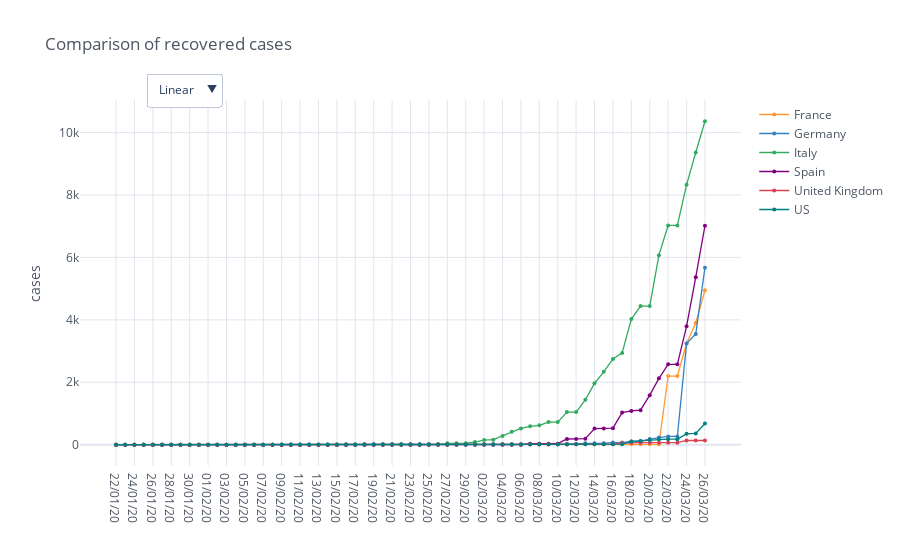

The notebook cell this image was saved under:
### Code cell
recovered_cases_countries = io.world_load_cases(io.get_filename_recovered_cases(), countries)

recovered_fig = mp.iplot_comparative_plot(recovered_cases_countries, title='Comparison of recovered cases')
recovered_fig.show()

### Figure 1 — Plotly figure (JSON) as saved in the notebook; plotly's stock layout.template omitted (floating-point values rounded to 4 significant figures)
{"data": [{"line": {"color": "rgba(255, 153, 51, 1.0)", "dash": "solid", "shape": "linear", "width": 1.3}, "marker": {"size": 4, "symbol": "circle"}, "mode": "lines+markers", "name": "France", "text": "", "type": "scatter", "x": ["22/01/20", "23/01/20", "24/01/20", "25/01/20", "26/01/20", "27/01/20", "28/01/20", "29/01/20", "30/01/20", "31/01/20", "01/02/20", "02/02/20", "03/02/20", "04/02/20", "05/02/20", "06/02/20", "07/02/20", "08/02/20", "09/02/20", "10/02/20", "11/02/20", "12/02/20", "13/02/20", "14/02/20", "15/02/20", "16/02/20", "17/02/20", "18/02/20", "19/02/20", "20/02/20", "21/02/20", "22/02/20", "23/02/20", "24/02/20", "25/02/20", "26/02/20", "27/02/20", "28/02/20", "29/02/20", "01/03/20", "02/03/20", "03/03/20", "04/03/20", "05/03/20", "06/03/20", "07/03/20", "08/03/20", "09/03/20", "10/03/20", "11/03/20", "12/03/20", "13/03/20", "14/03/20", "15/03/20", "16/03/20", "17/03/20", "18/03/20", "19/03/20", "20/03/20", "21/03/20", "22/03/20", "23/03/20", "24/03/20", "25/03/20", "26/03/20"], "y": [0, 0, 0, 0, 0, 0, 0, 0, 0, 0, 0, 0, 0, 0, 0, 0, 0, 0, 0, 0, 0, 2, 2, 2, 4, 4, 4, 4, 4, 4, 4, 4, 4, 4, 11, 11, 11, 11, 12, 12, 12, 12, 12, 12, 12, 12, 12, 12, 12, 12, 12, 12, 12, 12, 12, 12, 12, 12, 12, 12, 2200, 2200, 3243, 3900, 4948]}, {"line": {"color": "rgba(55, 128, 191, 1.0)", "dash": "solid", "shape": "linear", "width": 1.3}, "marker": {"size": 4, "symbol": "circle"}, "mode": "lines+markers", "name": "Germany", "text": "", "type": "scatter", "x": ["22/01/20", "23/01/20", "24/01/20", "25/01/20", "26/01/20", "27/01/20", "28/01/20", "29/01/20", "30/01/20", "31/01/20", "01/02/20", "02/02/20", "03/02/20", "04/02/20", "05/02/20", "06/02/20", "07/02/20", "08/02/20", "09/02/20", "10/02/20", "11/02/20", "12/02/20", "13/02/20", "14/02/20", "15/02/20", "16/02/20", "17/02/20", "18/02/20", "19/02/20", "20/02/20", "21/02/20", "22/02/20", "23/02/20", "24/02/20", "25/02/20", "26/02/20", "27/02/20", "28/02/20", "29/02/20", "01/03/20", "02/03/20", "03/03/20", "04/03/20", "05/03/20", "06/03/20", "07/03/20", "08/03/20", "09/03/20", "10/03/20", "11/03/20", "12/03/20", "13/03/20", "14/03/20", "15/03/20", "16/03/20", "17/03/20", "18/03/20", "19/03/20", "20/03/20", "21/03/20", "22/03/20", "23/03/20", "24/03/20", "25/03/20", "26/03/20"], "y": [0, 0, 0, 0, 0, 0, 0, 0, 0, 0, 0, 0, 0, 0, 0, 0, 0, 0, 0, 0, 0, 0, 1, 1, 1, 1, 1, 12, 12, 12, 14, 14, 14, 14, 14, 15, 16, 16, 16, 16, 16, 16, 16, 16, 17, 18, 18, 18, 18, 25, 25, 46, 46, 46, 67, 67, 105, 113, 180, 233, 266, 266, 3243, 3547, 5673]}, {"line": {"color": "rgba(50, 171, 96, 1.0)", "dash": "solid", "shape": "linear", "width": 1.3}, "marker": {"size": 4, "symbol": "circle"}, "mode": "lines+markers", "name": "Italy", "text": "", "type": "scatter", "x": ["22/01/20", "23/01/20", "24/01/20", "25/01/20", "26/01/20", "27/01/20", "28/01/20", "29/01/20", "30/01/20", "31/01/20", "01/02/20", "02/02/20", "03/02/20", "04/02/20", "05/02/20", "06/02/20", "07/02/20", "08/02/20", "09/02/20", "10/02/20", "11/02/20", "12/02/20", "13/02/20", "14/02/20", "15/02/20", "16/02/20", "17/02/20", "18/02/20", "19/02/20", "20/02/20", "21/02/20", "22/02/20", "23/02/20", "24/02/20", "25/02/20", "26/02/20", "27/02/20", "28/02/20", "29/02/20", "01/03/20", "02/03/20", "03/03/20", "04/03/20", "05/03/20", "06/03/20", "07/03/20", "08/03/20", "09/03/20", "10/03/20", "11/03/20", "12/03/20", "13/03/20", "14/03/20", "15/03/20", "16/03/20", "17/03/20", "18/03/20", "19/03/20", "20/03/20", "21/03/20", "22/03/20", "23/03/20", "24/03/20", "25/03/20", "26/03/20"], "y": [0, 0, 0, 0, 0, 0, 0, 0, 0, 0, 0, 0, 0, 0, 0, 0, 0, 0, 0, 0, 0, 0, 0, 0, 0, 0, 0, 0, 0, 0, 0, 1, 2, 1, 1, 3, 45, 46, 46, 83, 149, 160, 276, 414, 523, 589, 622, 724, 724, 1045, 1045, 1439, 1966, 2335, 2749, 2941, 4025, 4440, 4440, 6072, 7024, 7024, 8326, 9362, 10361]}, {"line": {"color": "rgba(128, 0, 128, 1.0)", "dash": "solid", "shape": "linear", "width": 1.3}, "marker": {"size": 4, "symbol": "circle"}, "mode": "lines+markers", "name": "Spain", "text": "", "type": "scatter", "x": ["22/01/20", "23/01/20", "24/01/20", "25/01/20", "26/01/20", "27/01/20", "28/01/20", "29/01/20", "30/01/20", "31/01/20", "01/02/20", "02/02/20", "03/02/20", "04/02/20", "05/02/20", "06/02/20", "07/02/20", "08/02/20", "09/02/20", "10/02/20", "11/02/20", "12/02/20", "13/02/20", "14/02/20", "15/02/20", "16/02/20", "17/02/20", "18/02/20", "19/02/20", "20/02/20", "21/02/20", "22/02/20", "23/02/20", "24/02/20", "25/02/20", "26/02/20", "27/02/20", "28/02/20", "29/02/20", "01/03/20", "02/03/20", "03/03/20", "04/03/20", "05/03/20", "06/03/20", "07/03/20", "08/03/20", "09/03/20", "10/03/20", "11/03/20", "12/03/20", "13/03/20", "14/03/20", "15/03/20", "16/03/20", "17/03/20", "18/03/20", "19/03/20", "20/03/20", "21/03/20", "22/03/20", "23/03/20", "24/03/20", "25/03/20", "26/03/20"], "y": [0, 0, 0, 0, 0, 0, 0, 0, 0, 0, 0, 0, 0, 0, 0, 0, 0, 0, 0, 0, 0, 0, 0, 0, 2, 2, 2, 2, 2, 2, 2, 2, 2, 2, 2, 2, 2, 2, 2, 2, 2, 2, 2, 2, 2, 30, 30, 32, 32, 183, 183, 193, 517, 517, 530, 1028, 1081, 1107, 1588, 2125, 2575, 2575, 3794, 5367, 7015]}, {"line": {"color": "rgba(219, 64, 82, 1.0)", "dash": "solid", "shape": "linear", "width": 1.3}, "marker": {"size": 4, "symbol": "circle"}, "mode": "lines+markers", "name": "United Kingdom", "text": "", "type": "scatter", "x": ["22/01/20", "23/01/20", "24/01/20", "25/01/20", "26/01/20", "27/01/20", "28/01/20", "29/01/20", "30/01/20", "31/01/20", "01/02/20", "02/02/20", "03/02/20", "04/02/20", "05/02/20", "06/02/20", "07/02/20", "08/02/20", "09/02/20", "10/02/20", "11/02/20", "12/02/20", "13/02/20", "14/02/20", "15/02/20", "16/02/20", "17/02/20", "18/02/20", "19/02/20", "20/02/20", "21/02/20", "22/02/20", "23/02/20", "24/02/20", "25/02/20", "26/02/20", "27/02/20", "28/02/20", "29/02/20", "01/03/20", "02/03/20", "03/03/20", "04/03/20", "05/03/20", "06/03/20", "07/03/20", "08/03/20", "09/03/20", "10/03/20", "11/03/20", "12/03/20", "13/03/20", "14/03/20", "15/03/20", "16/03/20", "17/03/20", "18/03/20", "19/03/20", "20/03/20", "21/03/20", "22/03/20", "23/03/20", "24/03/20", "25/03/20", "26/03/20"], "y": [0, 0, 0, 0, 0, 0, 0, 0, 0, 0, 0, 0, 0, 0, 0, 0, 0, 0, 0, 0, 0, 1, 1, 1, 1, 8, 8, 8, 8, 8, 8, 8, 8, 8, 8, 8, 8, 8, 8, 8, 8, 8, 8, 8, 8, 18, 18, 18, 18, 18, 18, 18, 18, 18, 20, 52, 65, 65, 65, 65, 65, 65, 135, 135, 135]}, {"line": {"color": "rgba(0, 128, 128, 1.0)", "dash": "solid", "shape": "linear", "width": 1.3}, "marker": {"size": 4, "symbol": "circle"}, "mode": "lines+markers", "name": "US", "text": "", "type": "scatter", "x": ["22/01/20", "23/01/20", "24/01/20", "25/01/20", "26/01/20", "27/01/20", "28/01/20", "29/01/20", "30/01/20", "31/01/20", "01/02/20", "02/02/20", "03/02/20", "04/02/20", "05/02/20", "06/02/20", "07/02/20", "08/02/20", "09/02/20", "10/02/20", "11/02/20", "12/02/20", "13/02/20", "14/02/20", "15/02/20", "16/02/20", "17/02/20", "18/02/20", "19/02/20", "20/02/20", "21/02/20", "22/02/20", "23/02/20", "24/02/20", "25/02/20", "26/02/20", "27/02/20", "28/02/20", "29/02/20", "01/03/20", "02/03/20", "03/03/20", "04/03/20", "05/03/20", "06/03/20", "07/03/20", "08/03/20", "09/03/20", "10/03/20", "11/03/20", "12/03/20", "13/03/20", "14/03/20", "15/03/20", "16/03/20", "17/03/20", "18/03/20", "19/03/20", "20/03/20", "21/03/20", "22/03/20", "23/03/20", "24/03/20", "25/03/20", "26/03/20"], "y": [0, 0, 0, 0, 0, 0, 0, 0, 0, 0, 0, 0, 0, 0, 0, 0, 0, 0, 3, 3, 3, 3, 3, 3, 3, 3, 3, 3, 3, 3, 5, 5, 5, 5, 6, 6, 6, 7, 7, 7, 7, 7, 7, 7, 7, 7, 7, 7, 8, 8, 12, 12, 12, 12, 17, 17, 105, 121, 147, 176, 178, 178, 348, 361, 681]}], "layout": {"legend": {"bgcolor": "#FFFFFF", "font": {"color": "#4D5663"}}, "paper_bgcolor": "#FFFFFF", "plot_bgcolor": "#FFFFFF", "title": {"font": {"color": "#4D5663"}, "text": "Comparison of recovered cases"}, "updatemenus": [{"buttons": [{"args": [{"yaxis.type": "linear"}], "label": "Linear", "method": "relayout"}, {"args": [{"yaxis.type": "log"}], "label": "Log", "method": "relayout"}], "direction": "down", "pad": {"r": 10, "t": 10}, "showactive": true, "x": 0.1, "xanchor": "left", "y": 1.1, "yanchor": "top"}], "xaxis": {"gridcolor": "#E1E5ED", "showgrid": true, "tickfont": {"color": "#4D5663"}, "title": {"font": {"color": "#4D5663"}, "text": ""}, "zerolinecolor": "#E1E5ED"}, "yaxis": {"gridcolor": "#E1E5ED", "showgrid": true, "tickfont": {"color": "#4D5663"}, "title": {"font": {"color": "#4D5663"}, "text": "cases"}, "zerolinecolor": "#E1E5ED"}}}
